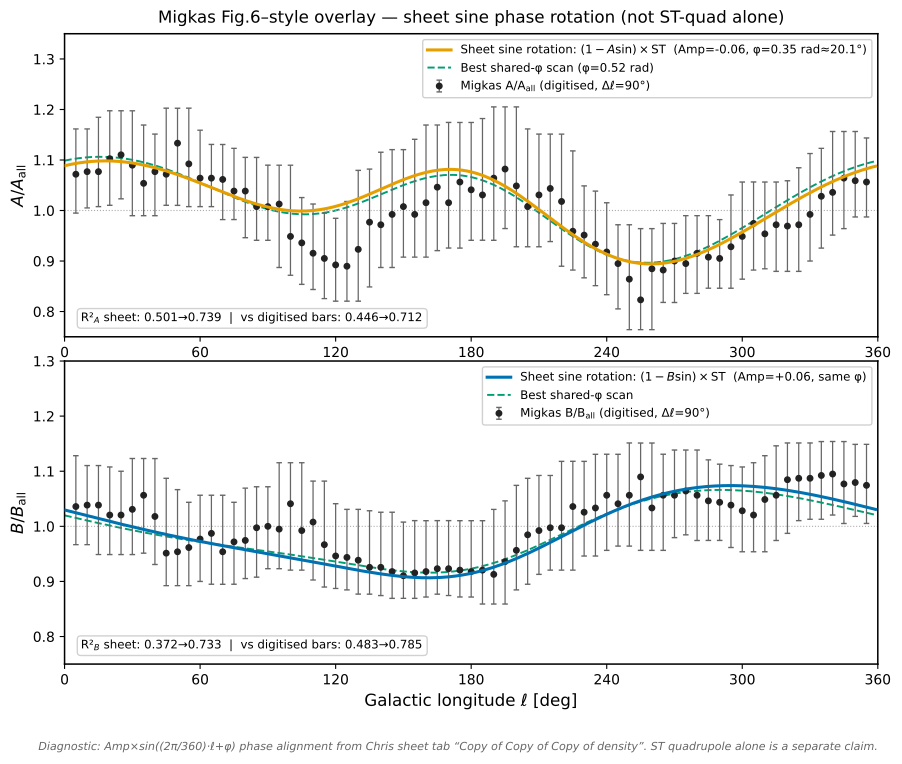

This figure's Python source:
# AUTO-WRAP generator for migkas_bars_rotation_overlay.png
"""migkas_bars_rotation_overlay.png -- generating script (placed beside the PNG per the every-PNG-has-its-.py rule).

Provenance: byte-identical to fig7/rerun/migkas_bars_rotation_*.png produced by fig7/L04_migkas_rotation.py
Embedded source: /workspace/coepdf/fig7/L04_migkas_rotation.py  (verbatim below, unmodified)
Run:  python3 migkas_bars_rotation_overlay.py   -> writes migkas_bars_rotation_overlay_regen.png beside this file (the original PNG is never overwritten).
The embedded code runs with cwd = /workspace/coepdf/fig7 so its input files resolve; any other files it
tries to write are diverted to a scratch dir.
"""
import os, sys, builtins, tempfile
HERE = os.path.dirname(os.path.abspath(__file__))
OUT = os.path.join(HERE, 'migkas_bars_rotation_overlay' + '_regen.png')
SRC_CWD = '/workspace/coepdf/fig7'
MATCH = ['migkas_bars_rotation_overlay.png']       # basename(s) the source saves this figure under
SCRATCH = tempfile.mkdtemp(prefix='regen_migkas_bars_rotation_overlay_')
import matplotlib; matplotlib.use('Agg')
import matplotlib.figure as _mf
_orig_open = builtins.open
def _divert(p):
    p = os.fspath(p)
    if os.path.abspath(p) == OUT: return p
    return os.path.join(SCRATCH, os.path.basename(p))
def _open(file, mode='r', *a, **k):
    if isinstance(file, (str, bytes, os.PathLike)) and any(c in mode for c in 'wax+'):
        file = _divert(file)
    return _orig_open(file, mode, *a, **k)
builtins.open = _open
_orig_save = _mf.Figure.savefig
def _savefig(self, fname, *a, **k):
    if isinstance(fname, (str, os.PathLike)):
        b = os.path.basename(os.fspath(fname))
        fname = OUT if b in MATCH else os.path.join(SCRATCH, b)
    return _orig_save(self, fname, *a, **k)
_mf.Figure.savefig = _savefig
try:
    from PIL import Image as _I
    _ois = _I.Image.save
    def _isave(self, fp, *a, **k):
        if isinstance(fp, (str, os.PathLike)):
            b = os.path.basename(os.fspath(fp)); fp = OUT if (b in MATCH or os.path.abspath(os.fspath(fp)) == OUT) else os.path.join(SCRATCH, b)
        return _ois(self, fp, *a, **k)
    _I.Image.save = _isave
except Exception: pass
os.chdir(SRC_CWD); sys.path.insert(0, SRC_CWD)
sys.argv = ['/workspace/coepdf/fig7/L04_migkas_rotation.py'] + []

SOURCE = '# PROVENANCE COPY of /workspace/cosmology/figures/migkas_bars_rotation_overlay.py (original generating script, rev6 figure; run in its original directory).\n# Output figure copied here as L04_migkas_rotation.png. Not re-run for rev7: see Appendix B.\n#!/usr/bin/env python3\n"""\nMigkas Fig.6 overlay with published-style error bars + Chris sheet-style\nsine phase-rotation diagnostic.\n\nThis is NOT a free A cos φ dipole template. It reproduces the spreadsheet\nrotation model:\n\n  BA = Amp * sin((2π/360)·ℓ + φ)     # Amp≈−0.06, φ≈0.35 rad\n  BE = −Amp * same sine\n  Model A/A_all = (1 − BA) * AF      # AF = sheet ST H_obs/H series\n  Model B/B_all = (1 − BE) * AN      # AN = sheet mass / B-side series\n\nSheet tab used for cached series: "Copy of Copy of Copy of density"\n(R²_A≈0.739, R²_B≈0.733 with rotation; ≈0.50 / ≈0.37 without).\n\nFirst-principles ST quadrupole shape alone is a separate claim — this panel\nis the sheet-style phase-rotation diagnostic vs Migkas bars.\n"""\nfrom __future__ import annotations\n\nimport csv\nimport json\nfrom pathlib import Path\n\nimport numpy as np\nimport matplotlib as mpl\nimport matplotlib.pyplot as plt\nfrom matplotlib.gridspec import GridSpec\n\nOUT = Path(__file__).resolve().parent\nCSV_MIGKAS = Path("/workspace/cosmology/migkas/fig6_digitized.csv")\nXLSX = Path(\n    "/home/box/agent-data/agents/196ab413-0708-4f81-99fc-58a32c5366c5/"\n    "attachments/b3737b0408e9976ecfad92319c9a6bbbf53777e5846e2136703654a0dcf9269a.xlsx"\n)\nSHEET_CACHE = Path("/tmp/chris_sheet_series.csv")\nSHEET_TAB = "Copy of Copy of Copy of density"\n\n# Chris sheet params on that tab (cached)\nAMP_A = -0.06\nPHI_RAD = 0.35  # ≈20.05°\nOMEGA = 2.0 * np.pi / 360.0\n\nC_BLUE = "#0072B2"\nC_ORANGE = "#E69F00"\nC_BLACK = "#222222"\nC_GRAY = "#666666"\nC_GREEN = "#009E73"\n\n\ndef style() -> None:\n    mpl.rcParams.update(\n        {\n            "figure.facecolor": "white",\n            "axes.facecolor": "white",\n            "savefig.facecolor": "white",\n            "savefig.dpi": 220,\n            "font.size": 11,\n            "axes.labelsize": 12,\n            "axes.titlesize": 12,\n            "legend.fontsize": 8.5,\n            "xtick.labelsize": 10,\n            "ytick.labelsize": 10,\n            "axes.linewidth": 1.1,\n            "lines.linewidth": 2.0,\n            "mathtext.fontset": "dejavusans",\n        }\n    )\n\n\ndef rsq(y: np.ndarray, x: np.ndarray) -> float:\n    """Pearson R² (Excel RSQ)."""\n    y = np.asarray(y, dtype=float)\n    x = np.asarray(x, dtype=float)\n    if y.size < 2 or np.std(x) == 0 or np.std(y) == 0:\n        return float("nan")\n    return float(np.corrcoef(x, y)[0, 1] ** 2)\n\n\ndef load_migkas_csv(path: Path = CSV_MIGKAS) -> dict[str, np.ndarray]:\n    rows = list(csv.DictReader(path.open()))\n    out = {k: np.array([float(r[k]) for r in rows]) for k in rows[0]}\n    return out\n\n\ndef load_sheet_series(cache: Path = SHEET_CACHE) -> dict[str, np.ndarray]:\n    """Load AR/AF/AN/BA/BE/BH/BI/BL/BM from pre-extracted CSV or xlsx."""\n    if cache.is_file():\n        rows = list(csv.DictReader(cache.open()))\n        keys = ["AR", "AF", "AN", "BA", "BE", "BH", "BI", "BL", "BM", "BG"]\n        return {k: np.array([float(r[k]) for r in rows]) for k in keys}\n\n    # Fallback: extract with openpyxl (slow)\n    from openpyxl import load_workbook\n\n    wb = load_workbook(XLSX, data_only=True, read_only=True)\n    ws = wb[SHEET_TAB]\n    data = {k: [] for k in ["AR", "AF", "AN", "BA", "BE", "BH", "BI", "BL", "BM", "BG"]}\n    for r in range(66, 427):\n        for k in data:\n            data[k].append(float(ws[f"{k}{r}"].value))\n    wb.close()\n    return {k: np.asarray(v) for k, v in data.items()}\n\n\ndef sine_mod(l_deg: np.ndarray, amp: float, phi: float) -> np.ndarray:\n    return amp * np.sin(OMEGA * np.asarray(l_deg, dtype=float) + phi)\n\n\ndef model_rotated(\n    af: np.ndarray, an: np.ndarray, l_deg: np.ndarray, amp_a: float, phi: float\n) -> tuple[np.ndarray, np.ndarray]:\n    """Chris sheet: Model A = (1−BA)*AF, Model B = (1−BE)*AN, BE=−amp_a."""\n    ba = sine_mod(l_deg, amp_a, phi)\n    be = sine_mod(l_deg, -amp_a, phi)\n    return (1.0 - ba) * af, (1.0 - be) * an\n\n\ndef interp_sheet_to(l_target: np.ndarray, l_src: np.ndarray, y_src: np.ndarray) -> np.ndarray:\n    """Periodic-ish interp on 0..360; sheet has 0..360 inclusive."""\n    # Drop duplicate 360 if present\n    mask = l_src < 360.0 - 1e-9\n    ls, ys = l_src[mask], y_src[mask]\n    order = np.argsort(ls)\n    ls, ys = ls[order], ys[order]\n    # wrap pad\n    ls_p = np.concatenate([ls - 360.0, ls, ls + 360.0])\n    ys_p = np.concatenate([ys, ys, ys])\n    return np.interp(np.asarray(l_target, dtype=float) % 360.0, ls_p, ys_p)\n\n\ndef scan_phi(\n    l: np.ndarray,\n    af: np.ndarray,\n    an: np.ndarray,\n    a_obs: np.ndarray,\n    b_obs: np.ndarray,\n    amp: float = AMP_A,\n    n: int = 361,\n) -> dict:\n    phis = np.linspace(0.0, 2.0 * np.pi, n, endpoint=False)\n    best = {"phi": 0.0, "r2_a": -1.0, "r2_b": -1.0, "r2_sum": -1.0}\n    curve_a, curve_b = [], []\n    for phi in phis:\n        ma, mb = model_rotated(af, an, l, amp, phi)\n        ra, rb = rsq(a_obs, ma), rsq(b_obs, mb)\n        curve_a.append(ra)\n        curve_b.append(rb)\n        s = ra + rb\n        if s > best["r2_sum"]:\n            best = {\n                "phi": float(phi),\n                "phi_deg": float(np.rad2deg(phi)),\n                "r2_a": float(ra),\n                "r2_b": float(rb),\n                "r2_sum": float(s),\n            }\n    best["phi_scan_r2_a"] = curve_a\n    best["phi_scan_r2_b"] = curve_b\n    best["phis"] = phis.tolist()\n    return best\n\n\ndef main() -> None:\n    style()\n    mig = load_migkas_csv()\n    sheet = load_sheet_series()\n\n    l_s = sheet["AR"]\n    af_s, an_s = sheet["AF"], sheet["AN"]\n    bh_s, bl_s = sheet["BH"], sheet["BL"]\n    bi_s, bm_s = sheet["BI"], sheet["BM"]\n\n    # Sheet R² (exact Excel RSQ on 1° VLOOKUP Migkas)\n    r2_a_with_sheet = rsq(sheet["BI"], sheet["BH"])\n    r2_b_with_sheet = rsq(sheet["BM"], sheet["BL"])\n    r2_a_wo_sheet = rsq(sheet["BI"], sheet["AF"])\n    r2_b_wo_sheet = rsq(sheet["BM"], sheet["AN"])\n\n    # Digitized Migkas + asymmetric bars\n    l_m = mig["l_deg"]\n    a_m = mig["A_over_Aall"]\n    b_m = mig["B_over_Ball"]\n    a_elo, a_ehi = mig["A_err_low"], mig["A_err_high"]\n    b_elo, b_ehi = mig["B_err_low"], mig["B_err_high"]\n\n    # Sheet model curves at digitized longitudes (Chris φ)\n    af_m = interp_sheet_to(l_m, l_s, af_s)\n    an_m = interp_sheet_to(l_m, l_s, an_s)\n    model_a_chris, model_b_chris = model_rotated(af_m, an_m, l_m, AMP_A, PHI_RAD)\n    # Also the cached BH/BL interpolated (should match)\n    bh_m = interp_sheet_to(l_m, l_s, bh_s)\n    bl_m = interp_sheet_to(l_m, l_s, bl_s)\n\n    r2_a_dig_chris = rsq(a_m, model_a_chris)\n    r2_b_dig_chris = rsq(b_m, model_b_chris)\n    r2_a_dig_wo = rsq(a_m, af_m)\n    r2_b_dig_wo = rsq(b_m, an_m)\n\n    # Scan φ on digitized points (shared φ, opposite Amp)\n    scan = scan_phi(l_m, af_m, an_m, a_m, b_m, amp=AMP_A)\n    model_a_best, model_b_best = model_rotated(\n        af_m, an_m, l_m, AMP_A, scan["phi"]\n    )\n    # Fine curve for plotting (1°)\n    l_fine = np.arange(0.0, 360.0, 1.0)\n    af_f = interp_sheet_to(l_fine, l_s, af_s)\n    an_f = interp_sheet_to(l_fine, l_s, an_s)\n    ma_f, mb_f = model_rotated(af_f, an_f, l_fine, AMP_A, PHI_RAD)\n    ma_fb, mb_fb = model_rotated(af_f, an_f, l_fine, AMP_A, scan["phi"])\n\n    # ---------- Fig 1: Migkas-like 2-panel overlay ----------\n    fig = plt.figure(figsize=(10.5, 8.2))\n    gs = GridSpec(2, 1, height_ratios=[1, 1], hspace=0.08, figure=fig)\n    ax_a = fig.add_subplot(gs[0])\n    ax_b = fig.add_subplot(gs[1], sharex=ax_a)\n\n    ax_a.errorbar(\n        l_m,\n        a_m,\n        yerr=np.vstack([a_elo, a_ehi]),\n        fmt="o",\n        ms=4.0,\n        color=C_BLACK,\n        ecolor=C_GRAY,\n        elinewidth=0.9,\n        capsize=2.0,\n        label="Migkas A/A$_\\\\mathrm{all}$ (digitised, Δℓ=90°)",\n        zorder=3,\n    )\n    ax_a.plot(\n        l_fine,\n        ma_f,\n        color=C_ORANGE,\n        lw=2.2,\n        label=(\n            f"Sheet sine rotation: $(1-A\\\\sin)\\\\times$ST  "\n            f"(Amp={AMP_A}, φ={PHI_RAD:.2f} rad≈{np.rad2deg(PHI_RAD):.1f}°)"\n        ),\n        zorder=4,\n    )\n    if abs(scan["phi"] - PHI_RAD) > 0.05:\n        ax_a.plot(\n            l_fine,\n            ma_fb,\n            color=C_GREEN,\n            lw=1.4,\n            ls="--",\n            label=f"Best shared-φ scan (φ={scan[\'phi\']:.2f} rad)",\n            zorder=2,\n        )\n    ax_a.axhline(1.0, color="#aaaaaa", lw=0.8, ls=":")\n    ax_a.set_ylabel(r"$A/A_{\\mathrm{all}}$")\n    ax_a.set_ylim(0.75, 1.35)\n    ax_a.legend(loc="upper right", framealpha=0.92)\n    ax_a.set_title(\n        "Migkas Fig.6–style overlay — sheet sine phase rotation (not ST-quad alone)",\n        pad=8,\n    )\n    ax_a.text(\n        0.02,\n        0.04,\n        f"R²$_A$ sheet: {r2_a_wo_sheet:.3f}→{r2_a_with_sheet:.3f}  |  "\n        f"vs digitised bars: {r2_a_dig_wo:.3f}→{r2_a_dig_chris:.3f}",\n        transform=ax_a.transAxes,\n        fontsize=8.5,\n        va="bottom",\n        bbox=dict(boxstyle="round,pad=0.3", fc="white", ec="#cccccc", alpha=0.9),\n    )\n\n    ax_b.errorbar(\n        l_m,\n        b_m,\n        yerr=np.vstack([b_elo, b_ehi]),\n        fmt="o",\n        ms=4.0,\n        color=C_BLACK,\n        ecolor=C_GRAY,\n        elinewidth=0.9,\n        capsize=2.0,\n        label="Migkas B/B$_\\\\mathrm{all}$ (digitised, Δℓ=90°)",\n        zorder=3,\n    )\n    ax_b.plot(\n        l_fine,\n        mb_f,\n        color=C_BLUE,\n        lw=2.2,\n        label=(\n            f"Sheet sine rotation: $(1-B\\\\sin)\\\\times$ST  "\n            f"(Amp={-AMP_A:+.2f}, same φ)"\n        ),\n        zorder=4,\n    )\n    if abs(scan["phi"] - PHI_RAD) > 0.05:\n        ax_b.plot(\n            l_fine,\n            mb_fb,\n            color=C_GREEN,\n            lw=1.4,\n            ls="--",\n            label=f"Best shared-φ scan",\n            zorder=2,\n        )\n    ax_b.axhline(1.0, color="#aaaaaa", lw=0.8, ls=":")\n    ax_b.set_ylabel(r"$B/B_{\\mathrm{all}}$")\n    ax_b.set_xlabel(r"Galactic longitude $\\ell$ [deg]")\n    ax_b.set_xlim(0, 360)\n    ax_b.set_xticks([0, 60, 120, 180, 240, 300, 360])\n    ax_b.set_ylim(0.75, 1.30)\n    ax_b.legend(loc="upper right", framealpha=0.92)\n    ax_b.text(\n        0.02,\n        0.04,\n        f"R²$_B$ sheet: {r2_b_wo_sheet:.3f}→{r2_b_with_sheet:.3f}  |  "\n        f"vs digitised bars: {r2_b_dig_wo:.3f}→{r2_b_dig_chris:.3f}",\n        transform=ax_b.transAxes,\n        fontsize=8.5,\n        va="bottom",\n        bbox=dict(boxstyle="round,pad=0.3", fc="white", ec="#cccccc", alpha=0.9),\n    )\n\n    fig.text(\n        0.5,\n        0.005,\n        "Diagnostic: Amp×sin((2π/360)·ℓ+φ) phase alignment from Chris sheet "\n        f"tab “{SHEET_TAB}”. ST quadrupole alone is a separate claim.",\n        ha="center",\n        fontsize=8,\n        style="italic",\n        color=C_GRAY,\n    )\n\n    out_png = OUT / "migkas_bars_rotation_overlay.png"\n    out_pdf = OUT / "migkas_bars_rotation_overlay.pdf"\n    fig.savefig(out_png, bbox_inches="tight")\n    fig.savefig(out_pdf, bbox_inches="tight")\n    plt.close(fig)\n    print(f"wrote {out_png}")\n    print(f"wrote {out_pdf}")\n\n    # ---------- Fig 2: scatter Migkas vs model ----------\n    fig2, axes = plt.subplots(1, 2, figsize=(10.2, 4.8))\n    for ax, obs, mod, name, col, r2w, r2wo in [\n        (axes[0], a_m, model_a_chris, "A/A_all", C_ORANGE, r2_a_dig_chris, r2_a_dig_wo),\n        (axes[1], b_m, model_b_chris, "B/B_all", C_BLUE, r2_b_dig_chris, r2_b_dig_wo),\n    ]:\n        ax.errorbar(\n            mod,\n            obs,\n            yerr=np.vstack(\n                [a_elo, a_ehi] if name.startswith("A") else [b_elo, b_ehi]\n            ),\n            fmt="o",\n            ms=4.5,\n            color=C_BLACK,\n            ecolor=C_GRAY,\n            elinewidth=0.8,\n            capsize=1.5,\n            alpha=0.85,\n        )\n        lims = [\n            min(obs.min(), mod.min()) - 0.05,\n            max(obs.max(), mod.max()) + 0.05,\n        ]\n        ax.plot(lims, lims, "--", color="#999999", lw=1.0, label="1:1")\n        # OLS\n        a_fit, b_fit = np.polyfit(mod, obs, 1)\n        xx = np.linspace(lims[0], lims[1], 50)\n        ax.plot(xx, a_fit * xx + b_fit, color=col, lw=2.0, label=f"OLS fit")\n        ax.set_xlim(lims)\n        ax.set_ylim(lims)\n        ax.set_aspect("equal", adjustable="box")\n        ax.set_xlabel(f"Sheet-rotated model {name}")\n        ax.set_ylabel(f"Migkas {name}")\n        ax.set_title(f"{name}: R²={r2w:.3f} (was {r2wo:.3f} w/o sine)")\n        ax.legend(loc="upper left", fontsize=8)\n    fig2.suptitle(\n        "Migkas vs sheet sine-rotation model (digitised points + error bars)",\n        y=1.02,\n        fontsize=12,\n    )\n    fig2.tight_layout()\n    out_sc = OUT / "migkas_bars_rotation_scatter.png"\n    fig2.savefig(out_sc, bbox_inches="tight")\n    fig2.savefig(OUT / "migkas_bars_rotation_scatter.pdf", bbox_inches="tight")\n    plt.close(fig2)\n    print(f"wrote {out_sc}")\n\n    # ---------- summary JSON ----------\n    summary = {\n        "sheet_tab": SHEET_TAB,\n        "method": (\n            "Simple Amp×sin((2π/360)·ℓ+φ) phase alignment on sheet ST series; "\n            "Model A=(1−BA)*AF, Model B=(1−BE)*AN with BE=−BA Amp. "\n            "NOT a free A cos φ dipole; NOT claiming first-principles ST "\n            "quadrupole alone matches B."\n        ),\n        "amp_A": AMP_A,\n        "amp_B": -AMP_A,\n        "phi_rad_chris": PHI_RAD,\n        "phi_deg_chris": float(np.rad2deg(PHI_RAD)),\n        "omega": OMEGA,\n        "phase_table_deg_chris": [-20.05, 69.95, 159.95, 249.95, 339.95],\n        "R2_sheet_1deg_VLOOKUP": {\n            "A_without_rotation": r2_a_wo_sheet,\n            "A_with_rotation": r2_a_with_sheet,\n            "B_without_rotation": r2_b_wo_sheet,\n            "B_with_rotation": r2_b_with_sheet,\n            "improvement_A": r2_a_with_sheet / r2_a_wo_sheet,\n            "improvement_B": r2_b_with_sheet / r2_b_wo_sheet,\n            "note": "Matches cached BH58≈0.739, BL58≈0.733, AF51≈0.50, AM51≈0.37, D3≈1.48, D4≈1.98",\n        },\n        "R2_vs_digitised_fig6_csv": {\n            "n_points": int(len(l_m)),\n            "A_without_rotation": r2_a_dig_wo,\n            "A_with_rotation_chris_phi": r2_a_dig_chris,\n            "B_without_rotation": r2_b_dig_wo,\n            "B_with_rotation_chris_phi": r2_b_dig_chris,\n            "best_shared_phi_rad": scan["phi"],\n            "best_shared_phi_deg": scan["phi_deg"],\n            "A_with_best_phi": scan["r2_a"],\n            "B_with_best_phi": scan["r2_b"],\n        },\n        "outputs": {\n            "overlay_png": str(out_png),\n            "overlay_pdf": str(out_pdf),\n            "scatter_png": str(out_sc),\n        },\n        "honest_note": (\n            "Both A and B match well under Chris’s sheet-style sine phase "\n            "rotation (R²≈0.74/0.73 on sheet; ~0.7 ballpark vs digitised bars). "\n            "Forcing the same ST+Gauss H_obs quadrupole shape onto B without "\n            "this Amp×sin phase factor yields near-null R² for B — that is a "\n            "different (and weaker) claim than this diagnostic panel."\n        ),\n    }\n    # drop large scan arrays from JSON\n    out_json = OUT / "migkas_bars_rotation_summary.json"\n    with out_json.open("w") as f:\n        json.dump(summary, f, indent=2)\n    print(f"wrote {out_json}")\n    print(json.dumps(summary, indent=2))\n\n\nif __name__ == "__main__":\n    main()\n'
exec(compile(SOURCE, '/workspace/coepdf/fig7/L04_migkas_rotation.py', 'exec'), {'__name__': '__main__', '__file__': '/workspace/coepdf/fig7/L04_migkas_rotation.py'})
print('wrote', OUT if os.path.exists(OUT) else '(no matching figure produced)')
